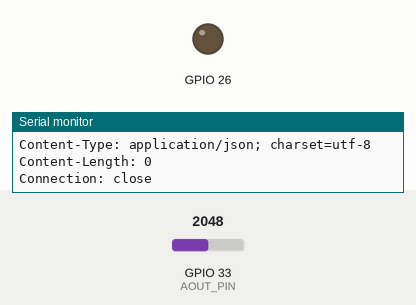
Recording of a sketch running on a simulated ESP32. Parts: output pins drawn as LEDs (lit = HIGH), the last lines printed to the serial monitor. The test bench sets the inputs (shaded band); at power-on: GPIO 33 (AOUT_PIN) = 2048. WiFi joins after 1.5 s; servers stay silent unless stated; uploads are accepted with an empty reply.

Above: at 3.2 s.
3.3 s: GPIO 33 (AOUT_PIN) set to 4095
At 6.2 s:
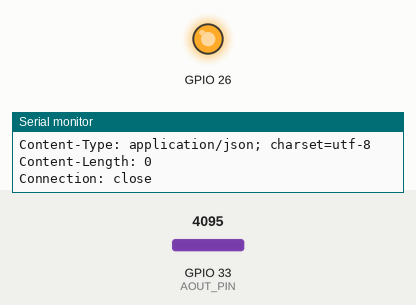
7.5 s: GPIO 33 (AOUT_PIN) set to 3603
At 9.0 s:
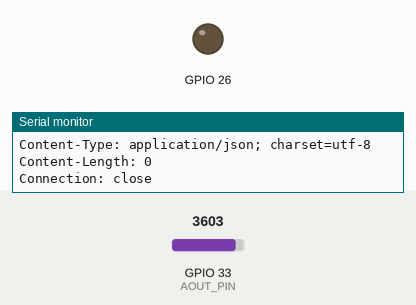
Timing chart, 0 to 10.5 s (numbered marks = the images above; inputs shaded):
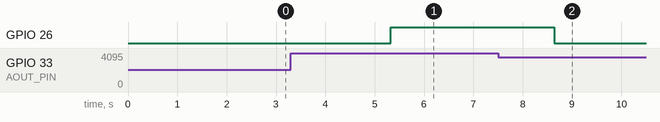

The sketch:

Mia-SoilMoisture-Assesment.ino
```cpp
#include <WiFi.h>

// WiFi credentials
const char* ssid = "";
const char* password = "";

//THIS NEEDS TO HAVE AN INTERNET CONNECTION TO SEND DATA TO SERVER

// Node.js server details
const char* serverIP = "10.67.0.10";  // Make sure this is the IP of your computer running the server
const int serverPort = 2467;

// Sensor pin
#define AOUT_PIN 33  // ESP32 pin GPIO33 connected to AOUT pin of the moisture sensor

void setup() {
  Serial.begin(9600);

  // Connect to Wi-Fi
  WiFi.begin(ssid, password);
  while (WiFi.status() != WL_CONNECTED) {
    delay(1000);
    Serial.println("Connecting to WiFi...");
  }
  Serial.println("Connected to WiFi");

  pinMode(26, OUTPUT);
}

void loop() {
  int value = analogRead(AOUT_PIN);  // Read the analog value from sensor

  Serial.print("Moisture value: ");
  Serial.println(value);

  if (value == 4095) {
    Serial.println("No Water");
    digitalWrite(26, HIGH);
  } else {
    Serial.println("Water Detected");
    digitalWrite(26, LOW);
}
  // Send the moisture value to the Node.js server
  sendToServer(value);
  Serial.println("Value sent: " + String(value));

  delay(2000);  // Delay for 1 minute
}

void sendToServer(int moistureValue) {
  WiFiClient client;

  if (client.connect(serverIP, serverPort)) {
    // Form the HTTP POST request
    String postData = "moisture=" + String(moistureValue);
    client.print(String("POST /update HTTP/1.1\r\n") +
                 "Host: " + serverIP + "\r\n" +
                 "Content-Type: application/x-www-form-urlencoded\r\n" +
                 "Content-Length: " + String(postData.length()) + "\r\n\r\n" +
                 postData);

    delay(10);  // Give the server some time to respond

    // Read the server's response
    while (client.available()) {
      String line = client.readStringUntil('\r');
      Serial.print(line);
    }

    client.stop();
  } else {
    Serial.println("Failed to connect to server");
  }
}
```

Measured:
- after the input at 3.3 s, GPIO 26: LOW → HIGH after 2.0 s
- after the input at 7.5 s, GPIO 26: HIGH → LOW after 1.1 s
